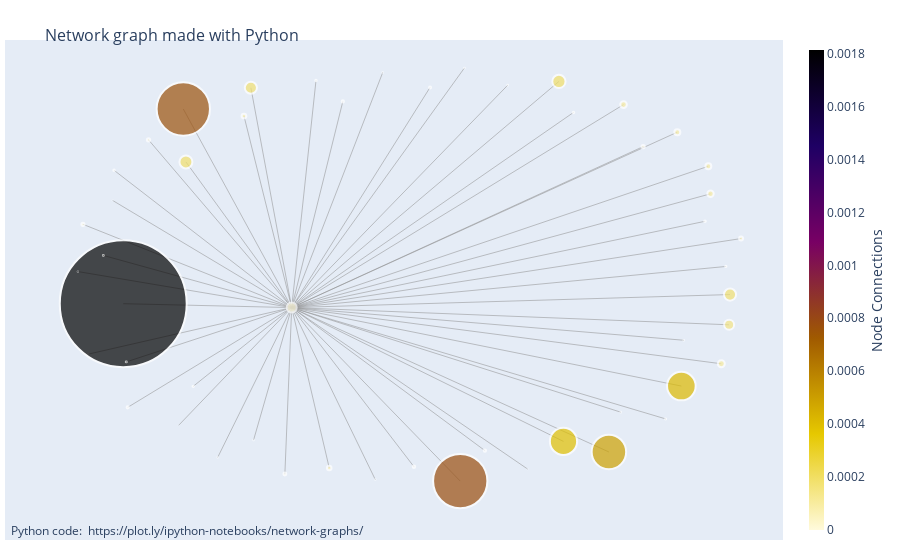

Source (notebook cell):
### Code cell
fig = go.Figure(data=[edge_trace, node_trace],
             layout=go.Layout(
                title='<br>Network graph made with Python',
                titlefont_size=16,
                showlegend=False,
                hovermode='closest',
                margin=dict(b=20,l=5,r=5,t=40),
                annotations=[ dict(
                    text="Python code: <a href='https://plot.ly/ipython-notebooks/network-graphs/'> https://plot.ly/ipython-notebooks/network-graphs/</a>",
                    showarrow=False,
                    xref="paper", yref="paper",
                    x=0.005, y=-0.002 ) ],
                xaxis=dict(showgrid=False, zeroline=False, showticklabels=False),
                yaxis=dict(showgrid=False, zeroline=False, showticklabels=False))
                )
fig.show()

### Figure 1 — Plotly figure (JSON) as saved in the notebook; plotly's stock layout.template omitted (floating-point values rounded to 4 significant figures; data arrays with more than 128 entries replaced by an {"elided": "..."} marker saying what was removed)
{"data": [{"hoverinfo": "none", "line": {"color": "#888", "width": 0.5}, "mode": "lines", "type": "scatter", "x": {"elided": "150 float values"}, "y": {"elided": "150 float values"}}, {"hoverinfo": "text", "marker": {"color": [2.008e-05, 9.362e-06, 9.167e-05, 1.408e-05, 8.605e-06, 0.001814, 4.242e-05, 1.003e-05, 1.738e-05, 5.414e-06, 1.356e-05, 3.314e-06, 6.402e-05, 4.563e-05, 1.12e-05, 4.702e-05, 7.159e-06, 0, 9.378e-06, 8.404e-05, 0.0001425, 0.0001853, 0.0004092, 1.024e-05, 0.0001895, 2.047e-05, 5.659e-05, 2.124e-05, 3.349e-05, 0.0001734, 5.999e-06, 0.0001738, 4.639e-05, 3.121e-05, 0.0004928, 9.954e-05, 3.266e-06, 5.774e-06, 3.2e-05, 2.794e-05, 3.488e-05, 1.407e-05, 2.206e-06, 2.302e-05, 0.0003889, 0.0007754, 6.736e-05, 2.211e-05, 9.394e-05, 8.502e-05, 0.0007619], "colorbar": {"thickness": 15, "title": {"side": "right", "text": "Node Connections"}, "xanchor": "left"}, "colorscale": [[0, "rgb(0,0,0)"], [0.2, "rgb(30,0,100)"], [0.4, "rgb(120,0,100)"], [0.6, "rgb(160,90,0)"], [0.8, "rgb(230,200,0)"], [1, "rgb(255,250,220)"]], "line": {"width": 2}, "reversescale": true, "showscale": true, "size": [1.406, 0.6553, 6.417, 0.9853, 0.6023, 126.9, 2.969, 0.7019, 1.217, 0.379, 0.9494, 0.232, 4.482, 3.194, 0.7843, 3.292, 0.5011, 10, 0.6565, 5.883, 9.973, 12.97, 28.65, 0.717, 13.26, 1.433, 3.961, 1.487, 2.344, 12.14, 0.4199, 12.17, 3.247, 2.184, 34.5, 6.968, 0.2286, 0.4042, 2.24, 1.956, 2.442, 0.9847, 0.1545, 1.611, 27.22, 54.28, 4.715, 1.548, 6.576, 5.951, 53.33]}, "mode": "markers", "text": ["Gambia:\n Value imported 0.0%", "Cyprus:\n Value imported 0.0%", "Colombia:\n Value imported 0.0001%", "Burkina Faso:\n Value imported 0.0%", "Armenia:\n Value imported 0.0%", "Germany:\n Value imported 0.0018%", "Costa Rica:\n Value imported 0.0%", "Fiji:\n Value imported 0.0%", "Estonia:\n Value imported 0.0%", "Azerbaijan:\n Value imported 0.0%", "Afghanistan:\n Value imported 0.0%", "Belize:\n Value imported 0.0%", "Greece:\n Value imported 0.0001%", "Argentina:\n Value imported 0.0%", "Albania:\n Value imported 0.0%", "Cameroon:\n Value imported 0.0%", "El Salvador:\n Value imported 0.0%", "China", "Congo:\n Value imported 0.0%", "Czechia:\n Value imported 0.0001%", "Ghana:\n Value imported 0.0001%", "Bangladesh:\n Value imported 0.0002%", "Brazil:\n Value imported 0.0004%", "Brunei:\n Value imported 0.0%", "Egypt:\n Value imported 0.0002%", "Georgia:\n Value imported 0.0%", "Benin:\n Value imported 0.0001%", "Guatemala:\n Value imported 0.0%", "Belarus:\n Value imported 0.0%", "Algeria:\n Value imported 0.0002%", "Bolivia:\n Value imported 0.0%", "Côte d'Ivoire:\n Value imported 0.0002%", "Bulgaria:\n Value imported 0.0%", "Croatia:\n Value imported 0.0%", "France:\n Value imported 0.0005%", "Cuba:\n Value imported 0.0001%", "Djibouti:\n Value imported 0.0%", "Bosnia and Herz.:\n Value imported 0.0%", "Cambodia:\n Value imported 0.0%", "Ecuador:\n Value imported 0.0%", "Guinea:\n Value imported 0.0%", "Ethiopia:\n Value imported 0.0%", "Burundi:\n Value imported 0.0%", "Finland:\n Value imported 0.0%", "Belgium:\n Value imported 0.0004%", "Canada:\n Value imported 0.0008%", "Austria:\n Value imported 0.0001%", "Dem. Rep. Congo:\n Value imported 0.0%", "Denmark:\n Value imported 0.0001%", "Chile:\n Value imported 0.0001%", "Australia:\n Value imported 0.0008%"], "type": "scatter", "x": [-0.6555, 0.6161, 0.8829, -0.9687, -0.09186, -0.8635, -0.3829, 0.1509, 0.9284, -0.9983, -0.8545, -0.8948, -0.2509, -0.9833, -0.9228, 0.6824, -0.4759, -0.3626, 0.2798, 0.8764, 0.9382, -0.6771, 0.7962, 0.8034, 0.432, -0.2904, 0.9738, 0.4755, 0.212, 0.9409, -0.5825, -0.484, -0.7884, -0.8503, 0.5807, 0.915, 0.3391, -0.1141, -0.2105, 0.04882, 0.0009685, 0.7494, -0.6986, 0.8665, 0.4456, 0.1386, -0.5045, -0.8908, 0.6242, 0.7842, -0.6849], "y": [-0.5325, -0.6569, 0.3943, -0.3779, 0.9786, -0.1347, -0.9548, 1, 0.04452, 0.02001, -0.4149, 0.3621, -0.9254, 0.2474, 0.09768, 0.6215, -0.7909, -0.1534, 0.9172, 0.5271, -0.2363, 0.5477, -0.5311, -0.3107, 0.9352, 0.9397, 0.179, 0.786, -0.8419, -0.09067, -0.8742, 0.905, 0.6541, -0.6337, -0.8485, -0.4239, -0.9308, -0.9811, 0.8393, 0.9066, -0.9195, -0.6893, -0.7199, 0.262, -0.7976, -0.9886, 0.7689, 0.5075, 0.8237, 0.6911, 0.8026]}], "layout": {"annotations": [{"showarrow": false, "text": "Python code: <a href='https://plot.ly/ipython-notebooks/network-graphs/'> https://plot.ly/ipython-notebooks/network-graphs/</a>", "x": 0.005, "xref": "paper", "y": -0.002, "yref": "paper"}], "hovermode": "closest", "margin": {"b": 20, "l": 5, "r": 5, "t": 40}, "showlegend": false, "title": {"font": {"size": 16}, "text": "<br>Network graph made with Python"}, "xaxis": {"showgrid": false, "showticklabels": false, "zeroline": false}, "yaxis": {"showgrid": false, "showticklabels": false, "zeroline": false}}}
